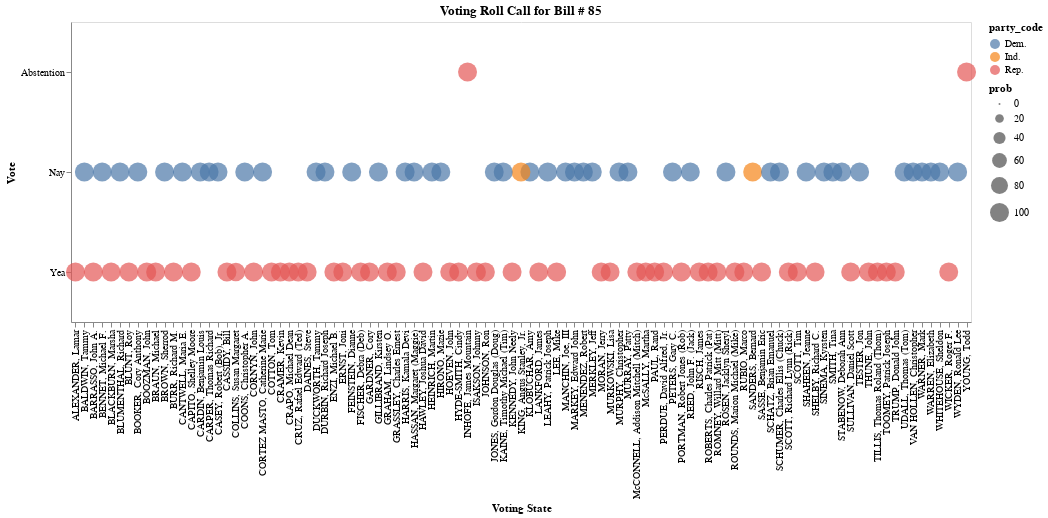

This figure's notebook cell:
### Markdown cell above
We can see that there is a lot of information to this chart, but not very well structured. We see that votes were cast in three categories (Yea, Nay or Abstention) but we do not know which bill received a specific vote. If we squint our eyes a bit we can see that some of the dots are slightly more dark than others, this being a feature of both senators from a single state voting the same direction. Furthermore, we do not have much differentiation according to individual senators or party in terms of voting patterns. We will therefore seek to differentiate according to these categories.

### Code cell
# Extended Chart
def makeBillVotePlot(billnumber):
  brush = alt.selection_interval(encodings=['y'])
  return alt.Chart(votes[votes.rollnumber == billnumber]).mark_circle().encode(
      x=alt.X('bioname', axis=alt.Axis(title='Voting State')),
      y=alt.Y('cast_code', axis=alt.Axis(title='Vote')),
      color = alt.Color("party_code", scale = alt.Scale(scheme="tableau10")),
      tooltip = ['bioname', 'party_code'],
      size = 'prob'
  ).properties(height=300, width=900, title = 'Voting Roll Call for Bill # ' + str(billnumber)
  ).add_selection(brush)

# Replace the default number in the function to visualize different bills
makeBillVotePlot(85)
